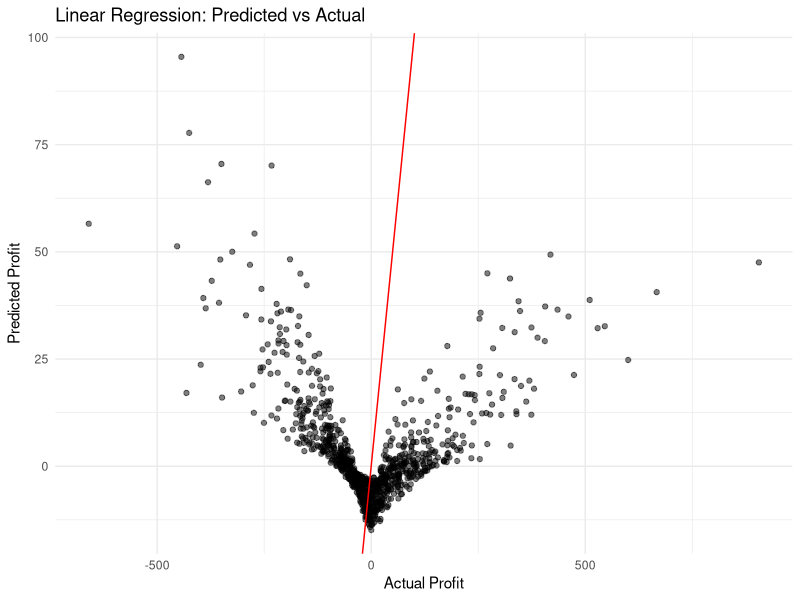
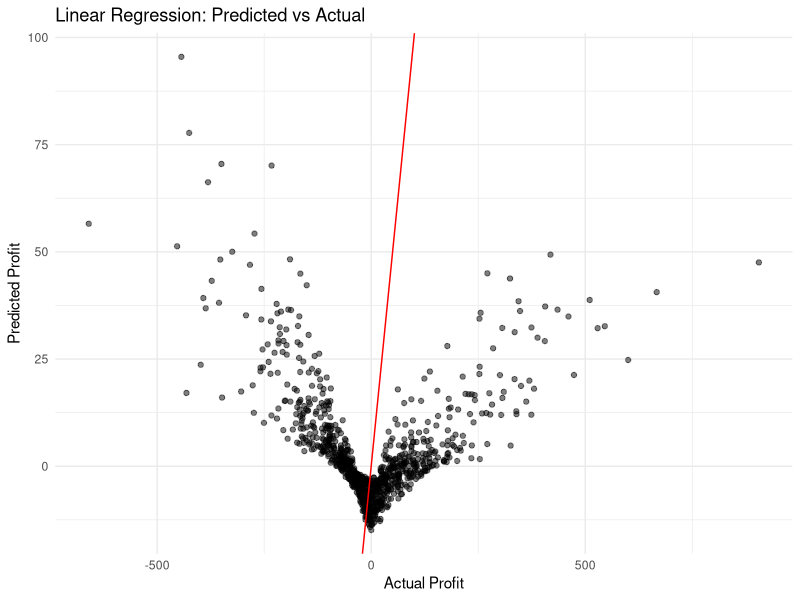

Recreate these plots in R, in order.
# ============================================
# 05 - LINEAR REGRESSION (Predict Profit)
# Project: Casino Behavior Prediction
# ============================================

library(dplyr)
library(caret)
library(ggplot2)

# Load simulated data
data <- read.csv("datos/processed/casino_simulado.csv")

# Train / test split (80 / 20)
set.seed(123)
trainIndex <- createDataPartition(data$Profit, p = 0.8, list = FALSE)
train      <- data[trainIndex, ]
test       <- data[-trainIndex, ]

# Model 1: Simple linear regression
modelo_simple <- lm(Profit ~ Bet + hora, data = train)
summary(modelo_simple)

# Model 2: Linear regression with interaction term
modelo_interacciones <- lm(Profit ~ Bet * hora + dia_semana, data = train)
summary(modelo_interacciones)

# Predictions on test set
pred_simple <- predict(modelo_simple, test)
pred_int    <- predict(modelo_interacciones, test)

# Evaluation metrics (RMSE, R²)
cat("\n=== SIMPLE MODEL ===\n")
cat("RMSE:", RMSE(pred_simple, test$Profit), "\n")
cat("R²:",   R2(pred_simple,   test$Profit), "\n")

cat("\n=== MODEL WITH INTERACTIONS ===\n")
cat("RMSE:", RMSE(pred_int, test$Profit), "\n")
cat("R²:",   R2(pred_int,   test$Profit), "\n")

# Plot: Predicted vs Actual
ggplot(
  data.frame(Real = test$Profit, Predicho = pred_int),
  aes(x = Real, y = Predicho)
) +
  geom_point(alpha = 0.5) +
  geom_abline(slope = 1, intercept = 0, color = "red") +
  labs(
    title = "Linear Regression: Predicted vs Actual",
    x     = "Actual Profit",
    y     = "Predicted Profit"
  ) +
  theme_minimal()

ggsave("results/figures/regresion_lineal.png", width = 8, height = 6)
